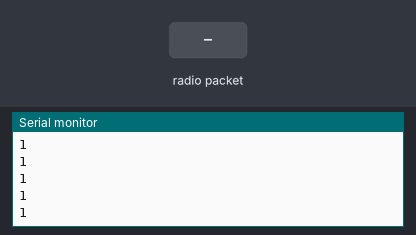
A sketch run on a simulated Arduino Uno, built with avr-gcc and run on an emulated ATmega328P. Shown: the last lines printed to the serial monitor. The test bench sets the inputs (shaded band). No radio packets arrive unless stated.

Above: at 1.2 s.
1.3 s: radio packet "0" arrives
At 2.2 s:
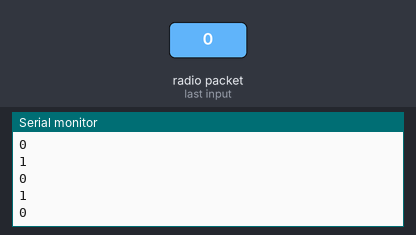
2.8 s: radio packet "2" arrives
At 3.9 s:
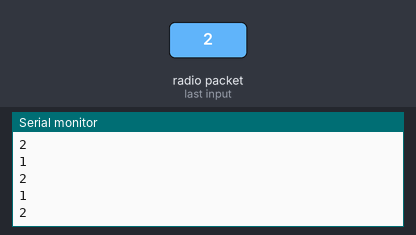
Timing chart, 0 to 5.8 s (numbered marks = the images above; inputs shaded):
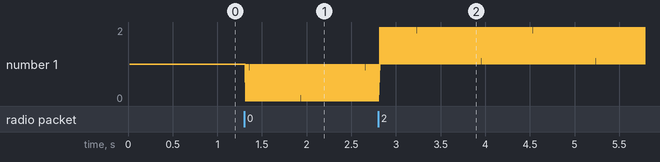

Measured:
- after the input at 1.3 s, the serial monitor: prints a new line at once (image 1)
- after the input at 2.8 s, the serial monitor: prints a new line at once (image 2)
- plotted number 1: 1 → 2 after the input at 2.8 s

The sketch:

RSU.ino
```cpp
// NodeMCU Coding

#include <SPI.h> // for SPI communication

#include <nRF24L01.h>

#include <RF24.h>

RF24 radio(4,2); // CE, CSN

const uint64_t rAddress1 = {0x7878787878LL};
const uint64_t rAddress2 = {0xB3B4B5B6CDLL};
const uint64_t rAddress3 = {0xB3B4B5B6F1LL};
void setup() {
Serial.begin(9600);

radio.begin();

radio.openWritingPipe(rAddress3);
radio.openReadingPipe(0,rAddress1);
radio.openReadingPipe(1,rAddress2);
radio.setPALevel(RF24_PA_MIN);

radio.stopListening();

}

void loop() {

char text1[] = "NodeMCU"; // you can customize this text to your wish

radio.write(&text1, sizeof(text1));
delay(5);
byte pipenum;
radio.startListening();
if (radio.available(&pipenum) || !radio.available()) { // if nrf has any incoming data
if (pipenum == 0)
{
   char text2[100] = "";
   radio.read(&text2, sizeof(text2));
   delay(5);
   Serial.println(pipenum);
   Serial.println(text2);
   delay(5);
}
else
{
  char text3[100] = "";
  radio.read(&text3, sizeof(text3));
  delay(5);
  Serial.println(pipenum);
  Serial.println(text3);
  delay(5);
}
radio.stopListening();
}
}
```
